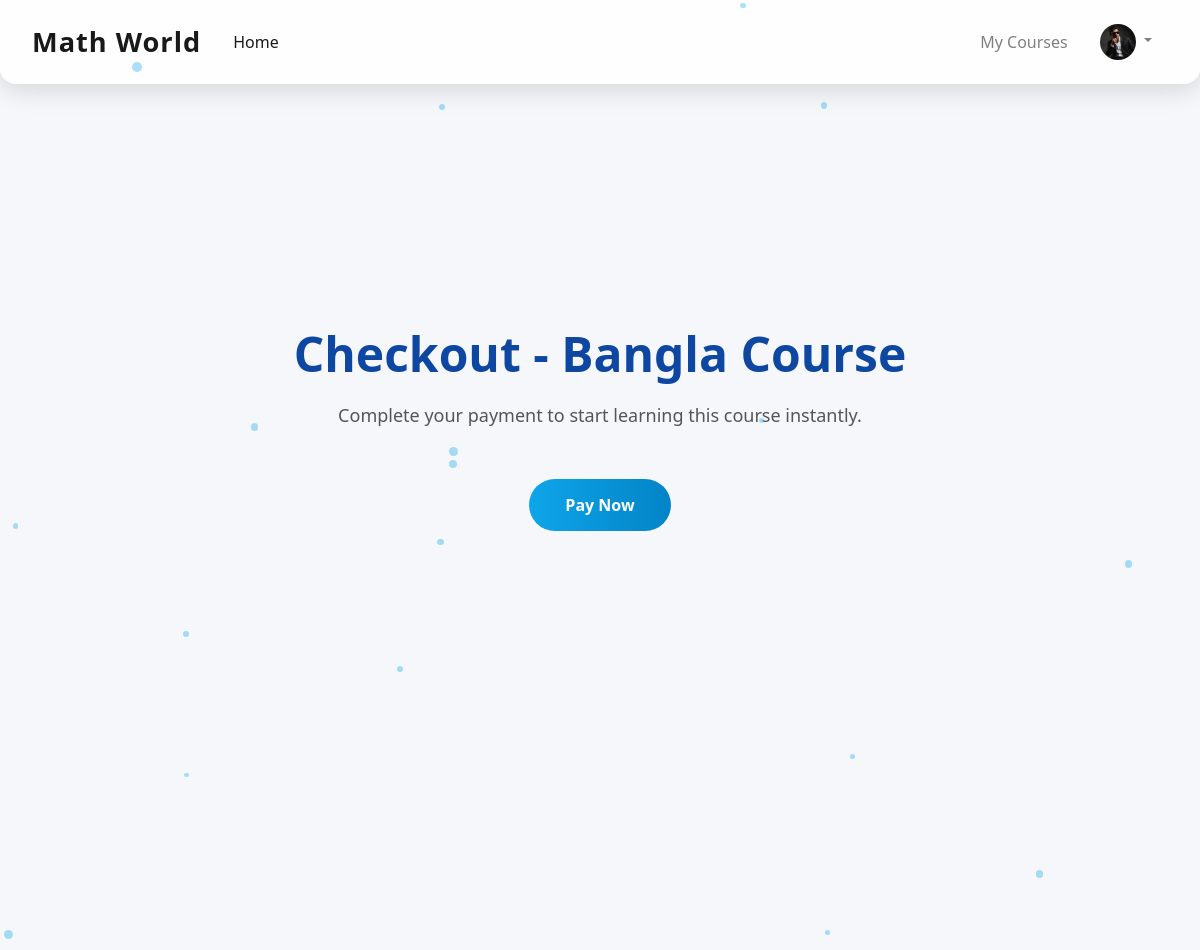
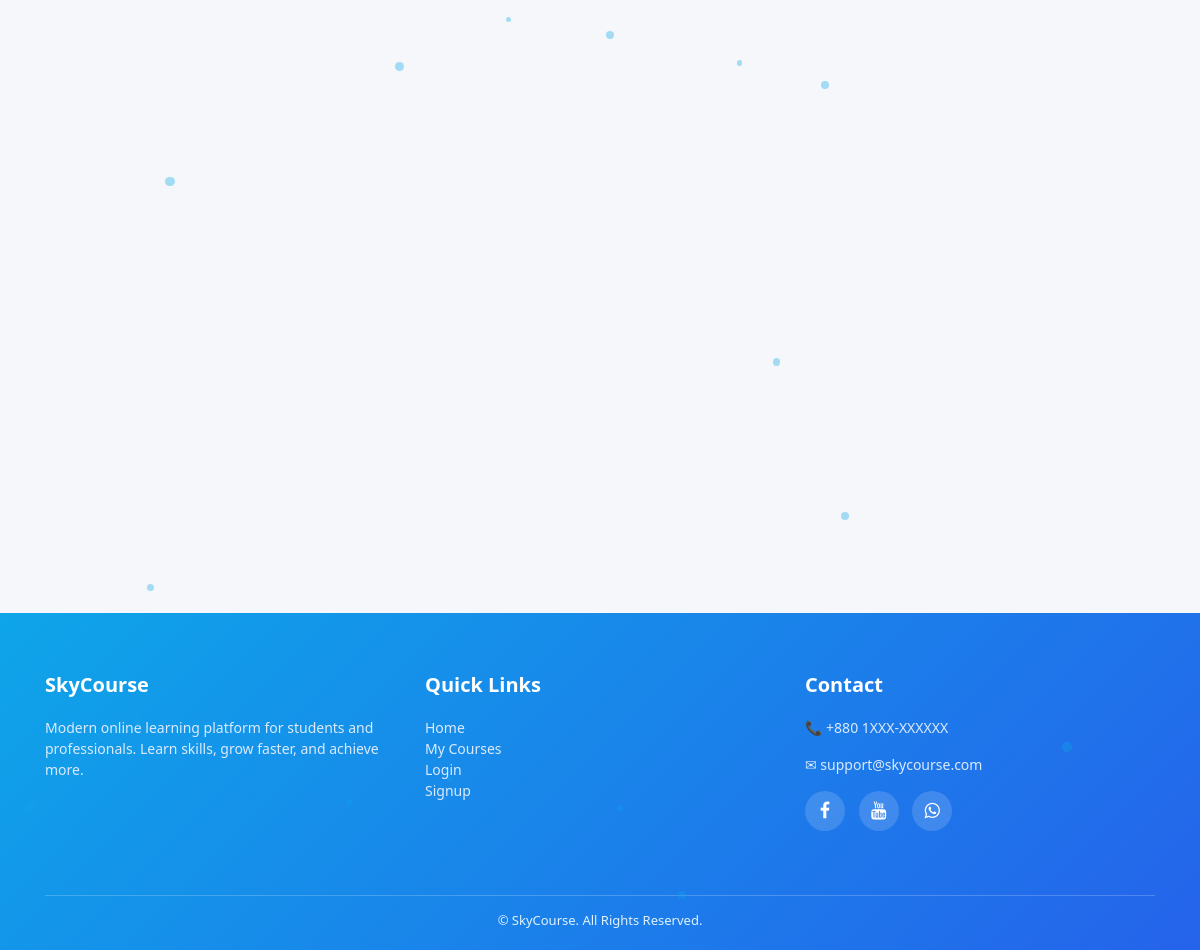
Page /check-out/bangla (signed in) on the committed database (2 pictures, top to bottom).
### courses/models/AddiotionalInfo.py (models this page shows, shortened)
class AdditionalInfo(models.Model):
    user = models.OneToOneField(User, on_delete=models.CASCADE, related_name='additional_info')
    address = models.TextField(blank=True, null=True)
    phone_number = models.CharField(max_length=20, blank=True, null=True)
    school = models.CharField(max_length=150, blank=True, null=True)
    profile_picture = models.ImageField(upload_to='profile_pics/', blank=True, null=True,default='profile_pics/default.png')
    district = models.CharField(max_length=100, blank=True, null=True)
    upazilla = models.CharField(max_length=100, blank=True, null=True)
    BATCH_YEAR_CHOICES = [(year, year) for year in range(2026, 2035)]
    batch_year = models.IntegerField(choices=BATCH_YEAR_CHOICES, blank=True, null=True)

### courses/models/course.py (models this page shows, shortened)
class Course(models.Model):
    name = models.CharField(max_length = 50 , null = False)
    slug = models.CharField(max_length = 50 , null = False , unique = True)
    description = models.CharField(max_length = 200 , null = True)
    price = models.IntegerField(null=False)
    discount = models.IntegerField(null=False , default = 0)
    active = models.BooleanField(default = False)
    thumbnail = models.ImageField(upload_to = "files/thumbnail")
    date = models.DateTimeField(auto_now_add= True)
    resource = models.FileField(upload_to = "files/resource")
    length = models.IntegerField(null=False)

### courses/views/checkout.py (the view)
# urls.py: path('check-out/<str:slug>', checkout , name = 'checkout'),
def checkout(request, slug):
    course = get_object_or_404(Course, slug=slug)
    return render(request, 'courses/check_out.html', {'course': course})

### courses/context_processors.py (called while the page is built)
def additional_info_processor(request):
    if request.user.is_authenticated:
        additional_info, _ = AdditionalInfo.objects.get_or_create(user=request.user)
        return {'additional_info': additional_info}
    return {}

### courses/templatetags/course_custom_tags.py (called while the page is built)
@register.simple_tag
def cal_sellprice(price , discount):
    if discount is None or discount is 0:
        return price
    sellprice = price
    sellprice = price - ( price * discount * 0.01 )
    return math.floor(sellprice)

@register.filter
def tk(price):
    return f'৳{price}'

### courses/templates/courses/check_out.html (shortened to what this page needs)
{% extends 'courses/base.html' %}
{% load course_custom_tags %}
{% block css %}
<link rel="stylesheet" href="https://cdnjs.cloudflare.com/ajax/libs/animate.css/4.1.1/animate.min.css"/>
{% endblock %}
{% block content %}
<div class="checkout-hero animate__animated animate__fadeIn">
    <div>
        <h1>Checkout - {{ course.name }}</h1>
        <p>Complete your payment to start learning this course instantly.</p>
        <a href="#payment-section" class="checkout-hero-btn">Pay Now</a>
    </div>
</div>
<div class="container my-5" id="payment-section">
    <div class="row">
                                {% cal_sellprice course.price course.discount as value %}
                {% cal_sellprice course.price course.discount as value %}
    </div>
</div>
{% endblock %}

### courses/templates/courses/base.html (shortened to what this page needs)
<!doctype html>
{% load static %}
<html lang="en">
<head>
    <link rel="stylesheet" href="https://maxcdn.bootstrapcdn.com/bootstrap/4.0.0/css/bootstrap.min.css">
    <link rel="stylesheet" href="{% static 'courses/css/common.css' %}">
    <link rel="stylesheet" href="https://cdnjs.cloudflare.com/ajax/libs/font-awesome/4.7.0/css/font-awesome.min.css">
    {% block css %}{% endblock %}
</head>
<body>
<nav class="navbar navbar-expand-lg navbar-light">
    <a class="navbar-brand" href="/">Math World</a>
    <div class="collapse navbar-collapse" id="navbarNav">
        <ul class="navbar-nav mr-auto">
            <li class="nav-item active"><a class="nav-link" href="/">Home</a></li>
        </ul>
        <ul class="navbar-nav ml-auto align-items-center">
            {% if request.user.is_authenticated %}
                <li class="nav-item"><a class="nav-link" href="/my-courses">My Courses</a></li>
                <li class="nav-item dropdown">
                    <a class="nav-link dropdown-toggle" href="#" id="profileDropdown"
                       role="button" data-toggle="dropdown">
                        <img src="{{ additional_info.profile_picture.url }}" width="36" height="36"
                             class="rounded-circle shadow-sm">
                    </a>
                </li>
            {% endif %}
        </ul>
    </div>
</nav>
<div class="container-fluid mt-4 fade-in">
    {% block content %}{% endblock %}
</div>
<footer>
    <div class="container">
        <div class="row">
            <div class="col-md-4 mb-4">
                <h5>SkyCourse</h5>
                <p>Modern online learning platform for students and professionals.
                    Learn skills, grow faster, and achieve more.</p>
            </div>
            <div class="col-md-4 mb-4">
                <h5>Quick Links</h5>
                <ul class="list-unstyled">
                    <li><a href="/">Home</a></li>
                    <li><a href="/my-courses">My Courses</a></li>
                    <li><a href="/login">Login</a></li>
                    <li><a href="/signup">Signup</a></li>
                </ul>
            </div>
            <div class="col-md-4 mb-4">
                <h5>Contact</h5>
                <p>📞 +880 1XXX-XXXXXX</p>
                <p>✉ support@skycourse.com</p>
                <div class="social mt-3">
                    <a href="#"><i class="fa fa-facebook"></i></a>
                    <a href="#"><i class="fa fa-youtube"></i></a>
                    <a href="#"><i class="fa fa-whatsapp"></i></a>
                </div>
            </div>
        </div>
        <div class="footer-bottom">
            © {{ now|date:"Y" }} SkyCourse. All Rights Reserved.
        </div>
    </div>
</footer>
</body>
</html>

### courses/templates/courses/check_out.html (style rules this page uses)
body { font-family: 'Segoe UI', sans-serif; overflow-x: hidden; position: relative; background: linear-gradient(120deg, #f0f4ff, #e0f2ff, #f0f9ff); background-size: 400% 400%; animation: slowGradient 25s ease infinite; }
.checkout-hero { min-height: 80vh; display: flex; align-items: center; justify-content: center; position: relative; padding: 60px 0; text-align: center; }
.checkout-hero h1 { font-size: 48px; font-weight: 800; color: #0d47a1; }
.checkout-hero p { font-size: 18px; color: #555; margin: 20px 0 30px; }
.checkout-hero-btn { padding: 14px 36px; border-radius: 50px; background: linear-gradient(90deg,#0ea5e9,#0284c7); color: #fff; font-weight: 600; display: inline-block; margin-top: 20px; }

### courses/templates/courses/base.html (style rules this page uses)
:root { --primary: #0ea5e9; --primary-dark: #0284c7; --secondary: #2563eb; --accent: #facc15; --bg: #f5f7fb; --text: #1f2937; }
body { font-family: 'Poppins', 'Segoe UI', sans-serif; background: var(--bg); color: var(--text); scroll-behavior: smooth; }
a { text-decoration: none; color: inherit; transition: 0.3s; }
.navbar { background: rgba(255,255,255,0.85); backdrop-filter: blur(12px); box-shadow: 0 8px 24px rgba(0,0,0,0.12); padding: 1rem 2rem; border-bottom-left-radius: 16px; border-bottom-right-radius: 16px; transition: all 0.3s; }
.navbar-brand { font-weight: 700; font-size: 1.7rem; letter-spacing: 1px; color: var(--primary); }
.navbar-nav .nav-item .nav-link { font-weight: 500; padding: 0.5rem 1rem; transition: 0.3s; }
footer { background: linear-gradient(135deg, var(--primary), var(--secondary)); color: #e0f2fe; padding: 60px 0 20px; margin-top: 80px; font-size: 14px; }
footer h5 { color: #ffffff; font-weight: 600; margin-bottom: 20px; }
footer p, footer a { color: #dbeafe; font-size: 14px; }
.social a { width: 40px; height: 40px; background: rgba(255,255,255,0.15); display: inline-flex; align-items: center; justify-content: center; border-radius: 50%; margin-right: 10px; color: white; font-size: 18px; transition: 0.3s; }
.footer-bottom { border-top: 1px solid rgba(255,255,255,0.2); margin-top: 40px; padding-top: 15px; text-align: center; font-size: 13px; }
.fade-in { opacity: 0; animation: fadeIn 1s forwards; }

### rows in the picture
AdditionalInfo: profile_picture (picture)
Course: name "Bangla Course"
